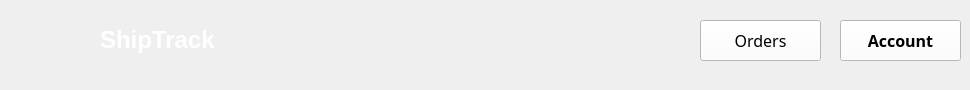
    <widget class="QWidget" name="page_3">
     <widget class="QPushButton" name="ordersButton_2">
      <property name="geometry">
       <rect>
        <x>700</x>
        <y>20</y>
        <width>121</width>
        <height>41</height>
       </rect>
      </property>
      <property name="font">
       <font>
        <family>Glacial Indifference</family>
        <pointsize>12</pointsize>
        <weight>50</weight>
        <bold>false</bold>
       </font>
      </property>
      <property name="styleSheet">
       <string notr="true">background-color: rgb(255, 255, 255);
</string>
      </property>
      <property name="text">
       <string>Orders</string>
      </property>
     </widget>
     <widget class="QPushButton" name="accountButton_2">
      <property name="geometry">
       <rect>
        <x>840</x>
        <y>20</y>
        <width>121</width>
        <height>41</height>
       </rect>
      </property>
      <property name="font">
       <font>
        <family>Glacial Indifference</family>
        <pointsize>12</pointsize>
        <weight>75</weight>
        <bold>true</bold>
       </font>
      </property>
      <property name="styleSheet">
       <string notr="true">background-color: rgb(255, 255, 255);
</string>
      </property>
      <property name="text">
       <string>Account</string>
      </property>
     </widget>
     <widget class="QLabel" name="shiptracklabel_3">
      <property name="geometry">
       <rect>
        <x>100</x>
        <y>20</y>
        <width>121</width>
        <height>41</height>
       </rect>
      </property>
      <property name="text">
       <string>&lt;html&gt;&lt;head/&gt;&lt;body&gt;&lt;p&gt;&lt;span style=&quot; font-size:18pt; font-weight:600; color:#ffffff;&quot;&gt;ShipTrack&lt;/span&gt;&lt;/p&gt;&lt;/body&gt;&lt;/html&gt;</string>
      </property>
      <property name="scaledContents">
       <bool>false</bool>
      </property>
     </widget>
     <widget class="QLabel" name="shiptracklogo_3">
      <property name="geometry">
       <rect>
        <x>10</x>
        <y>0</y>
        <width>91</width>
        <height>81</height>
       </rect>
      </property>
      <property name="text">
       <string/>
      </property>
      <property name="pixmap">
       <pixmap>Logowhite.png</pixmap>
      </property>
      <property name="scaledContents">
       <bool>true</bool>
      </property>
      <property name="margin">
       <number>0</number>
      </property>
     </widget>
    </widget>
